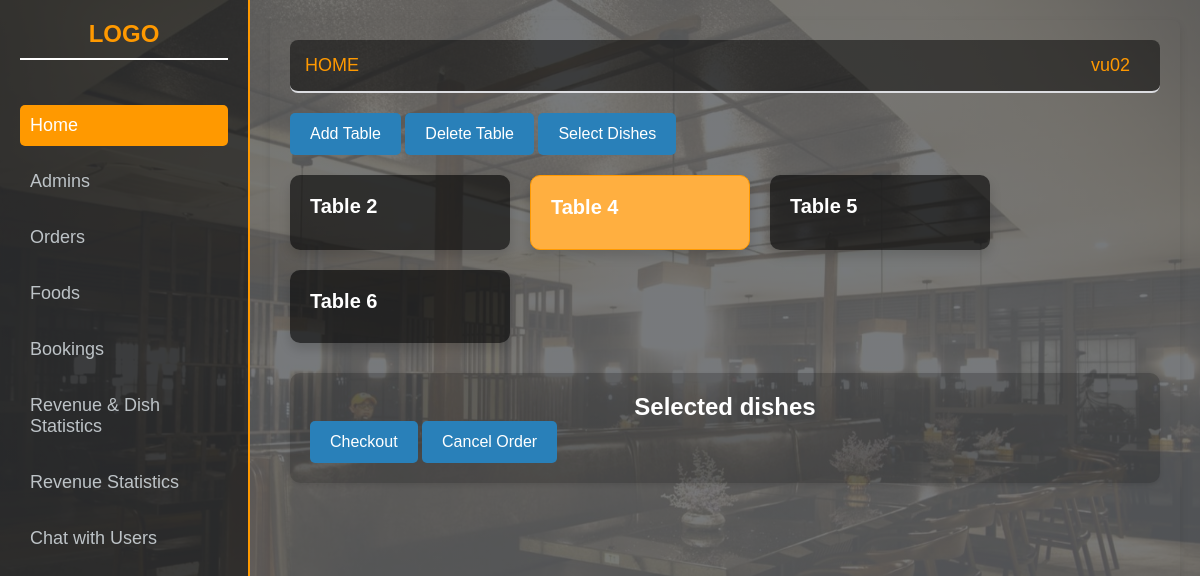
Page /admin_interface/admin.php (signed in) on the earlier database version.
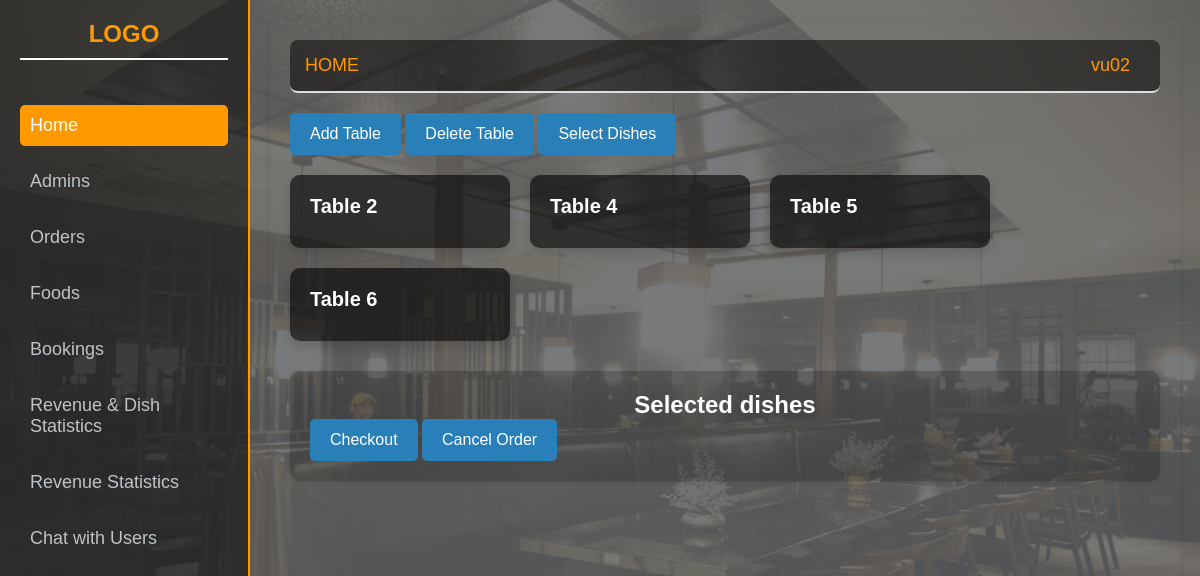
Same page on the later database version.
### admin_interface/admin.php (the view, shortened to what this page needs)
<?php
include ("config/config.php");
if (isset($_SESSION['user_name'])) {
    $userName = $_SESSION['user_name'];
} else {
    $userName = "USER";
}
$tablesQuery = "SELECT table_id, table_number,status FROM restaurant_table";
$tablesResult = $mysqli->query($tablesQuery);
?>
<!DOCTYPE html>
<html lang="en">
<head>
    <link rel="stylesheet" href="admin.css">
</head>
<body>
    <div class="sidebar">
        <h2>LOGO</h2>
        <ul>
            <li><a href="admin.php">Home</a></li>
            <li><a href="admins.php">Admins</a></li>
            <li><a href="orders.php">Orders</a></li>
            <li><a href="foods.php">Foods</a></li>
            <li><a href="books.php">Bookings</a></li>
            <li><a href="statistics.php" class="button">Revenue & Dish Statistics</a></li>
            <li><a href="statistical.php">Revenue Statistics</a></li>
            <li><a href="../chat.php">Chat with Users</a></li>
        </ul>
    </div>
    <div class="main-content">
        <div class="navbar">
            <a href="#">HOME</a>
            <div class="dropdown">
                <a href="#" class="user-btn"><?php echo htmlspecialchars($userName); ?></a>
            </div>
        </div>
        <button class="create-btn" id="openAddTableModal">Add Table</button>
        <button id="deleteTableBtn" class="create-btn">Delete Table</button>
        <button id="openMenuSelectionModal" class="create-btn">Select Dishes</button>
        <div class="dashboard">
            <div class="left-card-container">
                <div class="card-container">
                    <?php if ($tablesResult->num_rows > 0): ?>
                        <?php while ($table = $tablesResult->fetch_assoc()): ?>
                            <div class="card <?php echo ($table['status'] == 'occupied') ? 'occupied' : ($table['status'] == 'booked' ? 'booked' : ''); ?>"
                                data-id="<?php echo htmlspecialchars($table['table_id']); ?>">
                                <h3>Table <?php echo htmlspecialchars($table['table_number']); ?></h3>
                            </div>
                        <?php endwhile; ?>
                    <?php else: ?>
                        <p>No tables found.</p>
                    <?php endif; ?>
                </div>
            </div>
            <div class="menu-container" id="menuContainer">
                <center><h2>Selected dishes</h2></center>
                <button id="checkoutBtn" class="create-btn">Checkout</button>
                <button id="cancelOrderBtn" class="create-btn">Cancel Order</button>
            </div>
        </div>
    </div>
</body>
</html>

Differences in the rows shown:
changed restaurant_table (number 2 of 4 on the later page): status "booked" → "empty" (drawn)
